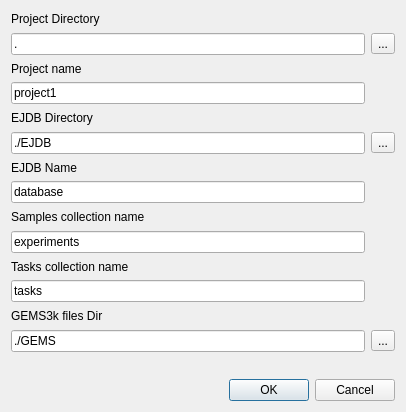
<?xml version="1.0" encoding="UTF-8"?>
<ui version="4.0">
 <class>ProjectSettingsDialog</class>
 <widget class="QDialog" name="ProjectSettingsDialog">
  <property name="geometry">
   <rect>
    <x>0</x>
    <y>0</y>
    <width>406</width>
    <height>412</height>
   </rect>
  </property>
  <property name="windowTitle">
   <string>Dialog</string>
  </property>
  <layout class="QGridLayout" name="gridLayout">
   <item row="0" column="0">
    <widget class="QLabel" name="label">
     <property name="text">
      <string>Project Directory</string>
     </property>
    </widget>
   </item>
   <item row="1" column="0">
    <widget class="QLineEdit" name="projDir">
     <property name="text">
      <string>.</string>
     </property>
    </widget>
   </item>
   <item row="1" column="1">
    <widget class="QToolButton" name="projDirButton">
     <property name="text">
      <string>...</string>
     </property>
    </widget>
   </item>
   <item row="2" column="0">
    <widget class="QLabel" name="label_2">
     <property name="text">
      <string>Project name</string>
     </property>
    </widget>
   </item>
   <item row="3" column="0">
    <widget class="QLineEdit" name="projName">
     <property name="text">
      <string>project1</string>
     </property>
    </widget>
   </item>
   <item row="4" column="0">
    <widget class="QLabel" name="label_3">
     <property name="text">
      <string>EJDB Directory</string>
     </property>
    </widget>
   </item>
   <item row="5" column="0">
    <widget class="QLineEdit" name="ejdbDir">
     <property name="text">
      <string>./EJDB</string>
     </property>
    </widget>
   </item>
   <item row="5" column="1">
    <widget class="QToolButton" name="ejdbDirButton">
     <property name="text">
      <string>...</string>
     </property>
    </widget>
   </item>
   <item row="6" column="0">
    <widget class="QLabel" name="label_4">
     <property name="text">
      <string>EJDB Name</string>
     </property>
    </widget>
   </item>
   <item row="7" column="0">
    <widget class="QLineEdit" name="ejdbName">
     <property name="text">
      <string>database</string>
     </property>
    </widget>
   </item>
   <item row="8" column="0">
    <widget class="QLabel" name="label_5">
     <property name="text">
      <string>Samples collection name</string>
     </property>
    </widget>
   </item>
   <item row="9" column="0">
    <widget class="QLineEdit" name="experCollect">
     <property name="text">
      <string>experiments</string>
     </property>
    </widget>
   </item>
   <item row="10" column="0">
    <widget class="QLabel" name="label_6">
     <property name="text">
      <string>Tasks collection name</string>
     </property>
    </widget>
   </item>
   <item row="11" column="0">
    <widget class="QLineEdit" name="taskCollection">
     <property name="text">
      <string>tasks</string>
     </property>
    </widget>
   </item>
   <item row="12" column="0">
    <widget class="QLabel" name="label_7">
     <property name="text">
      <string>GEMS3k files Dir</string>
     </property>
    </widget>
   </item>
   <item row="13" column="0">
    <widget class="QLineEdit" name="gemsDir">
     <property name="text">
      <string>./GEMS</string>
     </property>
    </widget>
   </item>
   <item row="13" column="1">
    <widget class="QToolButton" name="gemsDirButton">
     <property name="text">
      <string>...</string>
     </property>
    </widget>
   </item>
   <item row="14" column="0">
    <widget class="QLabel" name="label_8">
     <property name="text">
      <string> </string>
     </property>
    </widget>
   </item>
   <item row="15" column="0" colspan="2">
    <widget class="QDialogButtonBox" name="buttonBox">
     <property name="orientation">
      <enum>Qt::Horizontal</enum>
     </property>
     <property name="standardButtons">
      <set>QDialogButtonBox::Cancel|QDialogButtonBox::Ok</set>
     </property>
    </widget>
   </item>
  </layout>
 </widget>
 <resources/>
 <connections>
  <connection>
   <sender>buttonBox</sender>
   <signal>rejected()</signal>
   <receiver>ProjectSettingsDialog</receiver>
   <slot>reject()</slot>
   <hints>
    <hint type="sourcelabel">
     <x>316</x>
     <y>260</y>
    </hint>
    <hint type="destinationlabel">
     <x>286</x>
     <y>274</y>
    </hint>
   </hints>
  </connection>
 </connections>
</ui>
